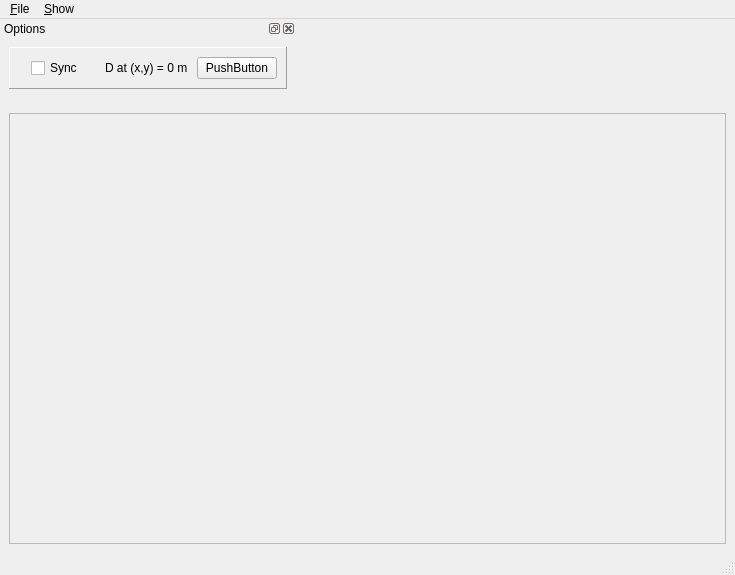
<?xml version="1.0" encoding="UTF-8"?>
<ui version="4.0">
 <class>RawImagesWindow</class>
 <widget class="QMainWindow" name="RawImagesWindow">
  <property name="geometry">
   <rect>
    <x>0</x>
    <y>0</y>
    <width>735</width>
    <height>575</height>
   </rect>
  </property>
  <property name="sizePolicy">
   <sizepolicy hsizetype="Expanding" vsizetype="Expanding">
    <horstretch>0</horstretch>
    <verstretch>0</verstretch>
   </sizepolicy>
  </property>
  <property name="windowTitle">
   <string>RGB-D Capture</string>
  </property>
  <widget class="QWidget" name="centralwidget">
   <layout class="QHBoxLayout" name="horizontalLayout">
    <item>
     <widget class="QFrame" name="frame_2">
      <property name="sizePolicy">
       <sizepolicy hsizetype="Expanding" vsizetype="Expanding">
        <horstretch>0</horstretch>
        <verstretch>0</verstretch>
       </sizepolicy>
      </property>
      <property name="frameShape">
       <enum>QFrame::StyledPanel</enum>
      </property>
      <property name="frameShadow">
       <enum>QFrame::Raised</enum>
      </property>
      <layout class="QGridLayout" name="gridLayout">
       <item row="0" column="0">
        <widget class="ntk::ImageWidget" name="colorView" native="true">
         <property name="sizePolicy">
          <sizepolicy hsizetype="Preferred" vsizetype="Preferred">
           <horstretch>0</horstretch>
           <verstretch>0</verstretch>
          </sizepolicy>
         </property>
        </widget>
       </item>
       <item row="0" column="1" rowspan="2">
        <widget class="ntk::ImageWidget" name="depthView" native="true">
         <property name="minimumSize">
          <size>
           <width>320</width>
           <height>240</height>
          </size>
         </property>
         <property name="focusPolicy">
          <enum>Qt::ClickFocus</enum>
         </property>
        </widget>
       </item>
       <item row="1" column="0">
        <widget class="ntk::MeshViewer" name="meshView" native="true">
         <property name="focusPolicy">
          <enum>Qt::ClickFocus</enum>
         </property>
        </widget>
       </item>
      </layout>
     </widget>
    </item>
   </layout>
  </widget>
  <widget class="QMenuBar" name="menubar">
   <property name="geometry">
    <rect>
     <x>0</x>
     <y>0</y>
     <width>735</width>
     <height>25</height>
    </rect>
   </property>
   <widget class="QMenu" name="menuShow">
    <property name="title">
     <string>&amp;Show</string>
    </property>
    <addaction name="action_Filters"/>
   </widget>
   <widget class="QMenu" name="menuFile">
    <property name="title">
     <string>&amp;File</string>
    </property>
    <addaction name="action_GrabOneFrame"/>
    <addaction name="action_GrabFrames"/>
    <addaction name="action_Screen_capture_mode"/>
    <addaction name="separator"/>
    <addaction name="action_Quit"/>
   </widget>
   <addaction name="menuFile"/>
   <addaction name="menuShow"/>
  </widget>
  <widget class="QStatusBar" name="statusbar"/>
  <widget class="QDockWidget" name="dockWidget_4">
   <property name="windowTitle">
    <string>Options</string>
   </property>
   <attribute name="dockWidgetArea">
    <number>4</number>
   </attribute>
   <widget class="QWidget" name="dockWidgetContents_4">
    <property name="sizePolicy">
     <sizepolicy hsizetype="Fixed" vsizetype="Fixed">
      <horstretch>0</horstretch>
      <verstretch>0</verstretch>
     </sizepolicy>
    </property>
    <layout class="QHBoxLayout" name="horizontalLayout_6">
     <item>
      <widget class="QFrame" name="frame">
       <property name="sizePolicy">
        <sizepolicy hsizetype="Fixed" vsizetype="Fixed">
         <horstretch>0</horstretch>
         <verstretch>0</verstretch>
        </sizepolicy>
       </property>
       <property name="frameShape">
        <enum>QFrame::Panel</enum>
       </property>
       <property name="frameShadow">
        <enum>QFrame::Raised</enum>
       </property>
       <property name="lineWidth">
        <number>1</number>
       </property>
       <layout class="QHBoxLayout" name="horizontalLayout_7">
        <item>
         <widget class="Line" name="line_3">
          <property name="orientation">
           <enum>Qt::Horizontal</enum>
          </property>
         </widget>
        </item>
        <item>
         <widget class="Line" name="line_2">
          <property name="orientation">
           <enum>Qt::Horizontal</enum>
          </property>
         </widget>
        </item>
        <item>
         <widget class="QCheckBox" name="syncMode">
          <property name="text">
           <string>Sync</string>
          </property>
          <property name="checked">
           <bool>false</bool>
          </property>
         </widget>
        </item>
        <item>
         <widget class="Line" name="line">
          <property name="orientation">
           <enum>Qt::Horizontal</enum>
          </property>
         </widget>
        </item>
        <item>
         <spacer name="horizontalSpacer">
          <property name="orientation">
           <enum>Qt::Horizontal</enum>
          </property>
          <property name="sizeHint" stdset="0">
           <size>
            <width>10</width>
            <height>20</height>
           </size>
          </property>
         </spacer>
        </item>
        <item>
         <widget class="QLabel" name="distanceLabel">
          <property name="text">
           <string>D at (x,y) = 0 m </string>
          </property>
         </widget>
        </item>
        <item>
         <widget class="QPushButton" name="testButton">
          <property name="text">
           <string>PushButton</string>
          </property>
         </widget>
        </item>
       </layout>
      </widget>
     </item>
    </layout>
   </widget>
  </widget>
  <action name="action_GrabOneFrame">
   <property name="text">
    <string>Grab one frame</string>
   </property>
   <property name="shortcut">
    <string>Ctrl+G</string>
   </property>
  </action>
  <action name="action_Quit">
   <property name="text">
    <string>&amp;Quit</string>
   </property>
   <property name="shortcut">
    <string>Ctrl+Q</string>
   </property>
  </action>
  <action name="action_Show_Object_Detector">
   <property name="checkable">
    <bool>true</bool>
   </property>
   <property name="checked">
    <bool>false</bool>
   </property>
   <property name="text">
    <string>&amp;Object detector</string>
   </property>
  </action>
  <action name="action_3D_View">
   <property name="checkable">
    <bool>true</bool>
   </property>
   <property name="text">
    <string>3D &amp;View</string>
   </property>
  </action>
  <action name="action_Screen_capture_mode">
   <property name="checkable">
    <bool>true</bool>
   </property>
   <property name="enabled">
    <bool>true</bool>
   </property>
   <property name="text">
    <string>&amp;Screen capture mode</string>
   </property>
  </action>
  <action name="action_GrabFrames">
   <property name="checkable">
    <bool>true</bool>
   </property>
   <property name="text">
    <string>Grab all frames</string>
   </property>
  </action>
  <action name="action_Filters">
   <property name="checkable">
    <bool>true</bool>
   </property>
   <property name="text">
    <string>Filters</string>
   </property>
  </action>
  <action name="actionPa10_Controller">
   <property name="checkable">
    <bool>true</bool>
   </property>
   <property name="enabled">
    <bool>false</bool>
   </property>
   <property name="text">
    <string>Pa10 Controller</string>
   </property>
  </action>
  <action name="action_Show_Modeler">
   <property name="checkable">
    <bool>true</bool>
   </property>
   <property name="enabled">
    <bool>false</bool>
   </property>
   <property name="text">
    <string>3D Modeler</string>
   </property>
  </action>
  <action name="actionStep_by_step">
   <property name="text">
    <string>Step by step</string>
   </property>
  </action>
  <action name="actionStep_by_step_2">
   <property name="text">
    <string>Step by step</string>
   </property>
  </action>
  <action name="actionPause">
   <property name="checkable">
    <bool>true</bool>
   </property>
   <property name="text">
    <string>Pause</string>
   </property>
  </action>
  <action name="actionNext_frame">
   <property name="text">
    <string>Next frame</string>
   </property>
   <property name="shortcut">
    <string>Ctrl+Right</string>
   </property>
  </action>
  <action name="actionPedestrians">
   <property name="checkable">
    <bool>true</bool>
   </property>
   <property name="text">
    <string>Pedestrians</string>
   </property>
  </action>
  <action name="actionShow_IR">
   <property name="checkable">
    <bool>true</bool>
   </property>
   <property name="text">
    <string>Show IR</string>
   </property>
  </action>
  <action name="actionDual_RGB_IR_mode">
   <property name="checkable">
    <bool>true</bool>
   </property>
   <property name="text">
    <string>Dual RGB/IR mode</string>
   </property>
  </action>
 </widget>
 <customwidgets>
  <customwidget>
   <class>ntk::ImageWidget</class>
   <extends>QWidget</extends>
   <header location="global">ntk/gui/image_widget.h</header>
   <container>1</container>
  </customwidget>
  <customwidget>
   <class>ntk::MeshViewer</class>
   <extends>QWidget</extends>
   <header location="global">ntk/mesh/mesh_viewer.h</header>
   <container>1</container>
  </customwidget>
 </customwidgets>
 <resources/>
 <connections/>
</ui>
